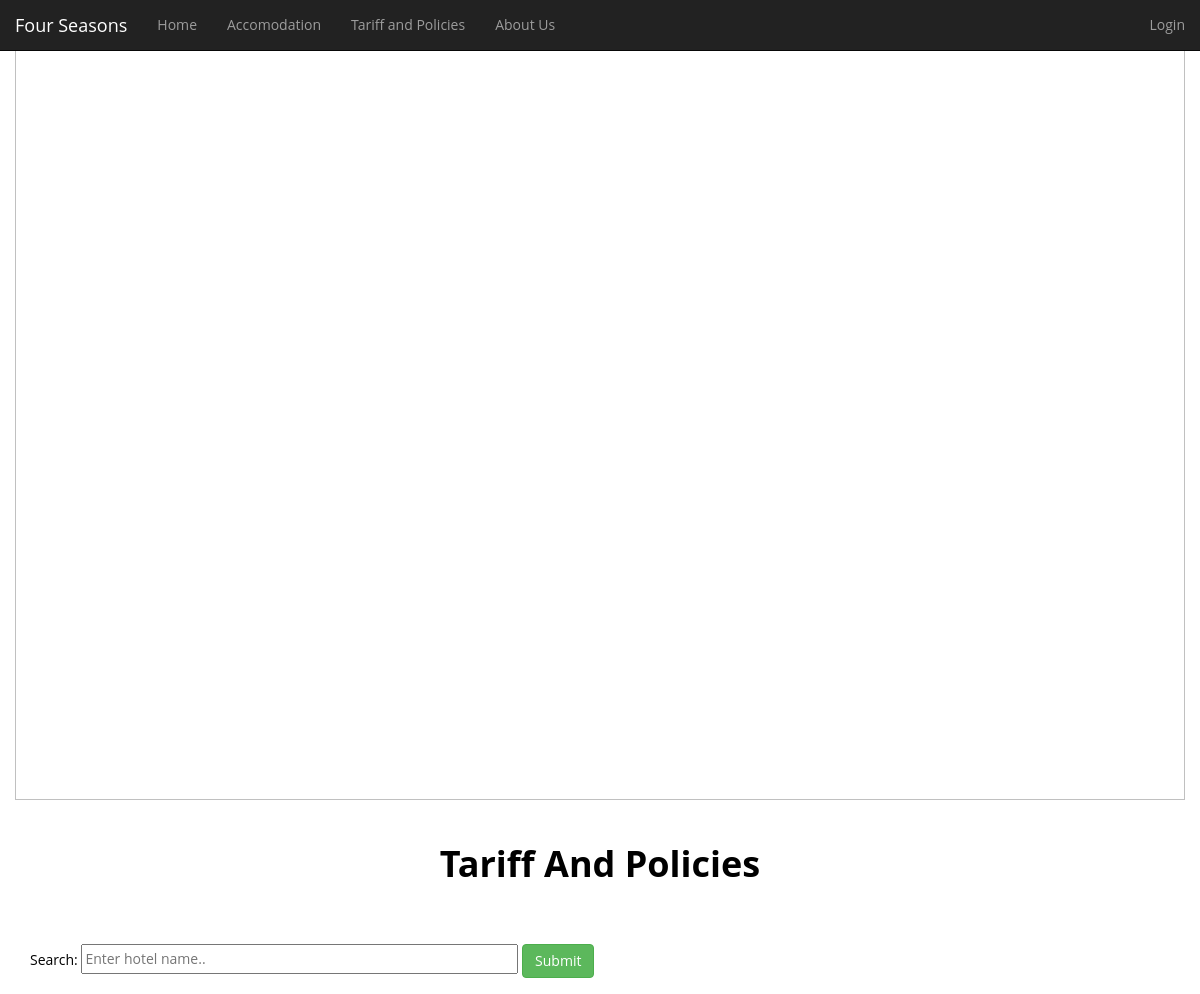
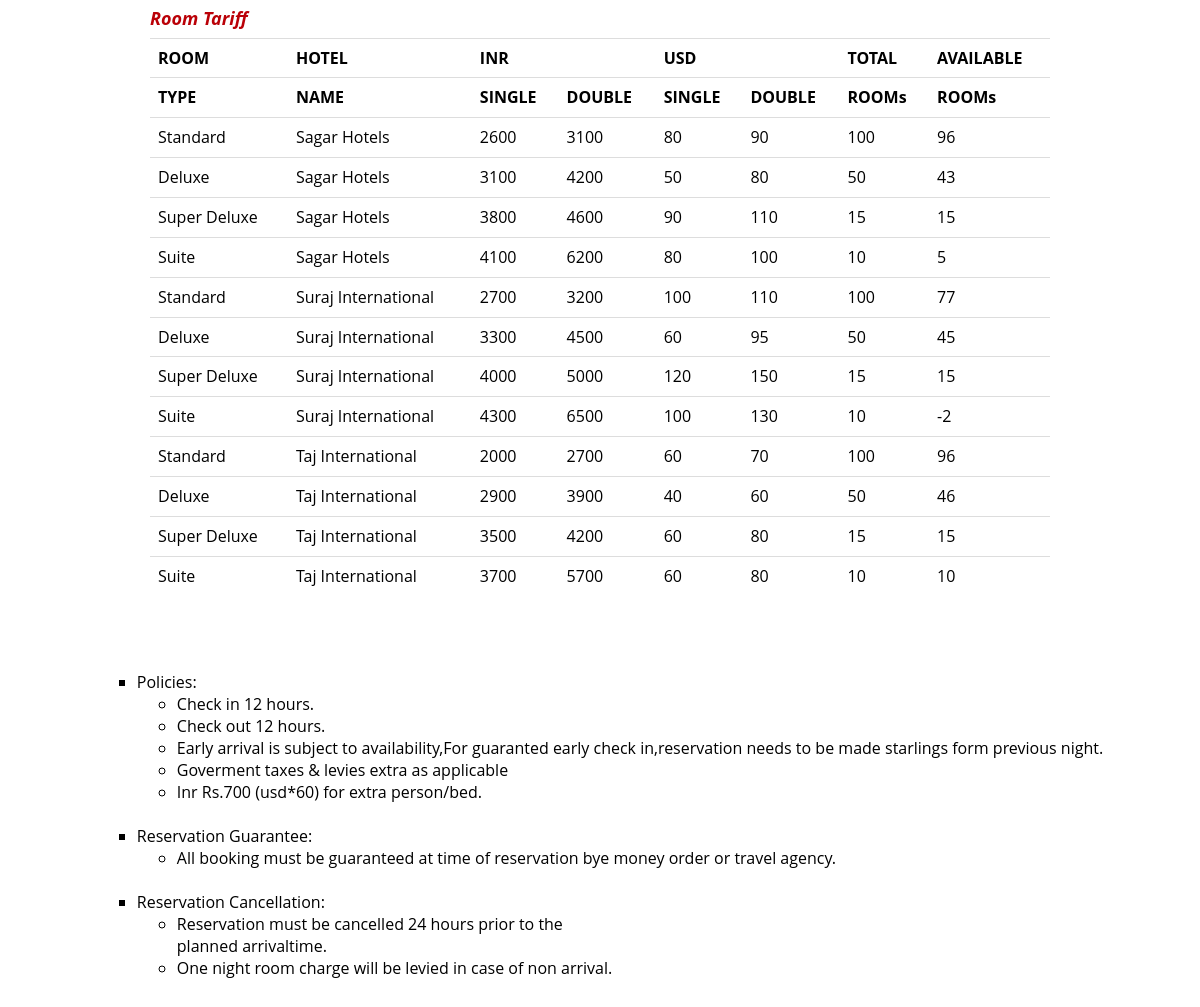
Page /tariff.php on the committed database (2 pictures, top to bottom).
### tables this page shows
CREATE TABLE `tariff` (
  `type` varchar(50) NOT NULL DEFAULT '',
  `inrsin` varchar(30) NOT NULL DEFAULT '0',
  `inrdbl` varchar(30) NOT NULL DEFAULT '0',
  `usdsin` varchar(30) NOT NULL DEFAULT '0',
  `usddbl` varchar(30) NOT NULL DEFAULT '0',
  `totroom` int(3) NOT NULL DEFAULT '0',
  `hotel_id` int(11) NOT NULL,
  `avroom` int(11) NOT NULL
);

CREATE TABLE `hotel` (
  `hotel_id` int(11) NOT NULL,
  `hotel_name` varchar(40) NOT NULL
);

### tariff.php (the view, shortened to what this page needs)
<html>
<head>
	<link href="css/bootstrap.min.css" rel="stylesheet">
	<link href="css/main.css" rel="stylesheet">
</head>
<body>
<?php
	include "index1.php";
?>
<div id = "heading">
	<h1>Tariff And Policies</h1>
</div>
<form action="tariff.php" method="post" class="container">
Search: <input type="text" name="term" placeholder="Enter hotel name.." size=50/>
<input type="submit" value="Submit" class="btn btn-success"/>
</form>
<?php
	include "connection.php";
	$term="";
    if($term=="")
        $qrysel="select * from tariff";
    else
        $qrysel="select * from tariff where hotel_id like (select hotel_id from hotel where hotel_name like '%".$term."%')";
    $rs=mysqli_query($con,$qrysel);
	echo "<center>";
	echo "<table class=table>";
	echo "<caption><font color='rgba(0,0,0,0.7)' size=4><b><i>Room Tariff</i></b></font></caption>";
	echo "<tr><th>ROOM</th><th>HOTEL</th><th colspan=2>INR</th><th colspan=2>USD</th><th>TOTAL</th><th>AVAILABLE</th></tr>";
	echo "<tr><th>TYPE</th><th>NAME</th><th>SINGLE</th><th>DOUBLE</th><th>SINGLE</th><th>DOUBLE</th><th>ROOMs</th><th>ROOMs</th></tr>";
	while($v=mysqli_fetch_array($rs))
	{
		echo "<tr>";
		echo "<td>".$v[0]."</td>";
        $qry="select hotel_name from hotel where hotel_id=$v[6]";
        $r=mysqli_query($con,$qry);
        $temp=mysqli_fetch_array($r);
        echo "<td>".$temp[0]."</td>";
		echo "<td>".$v[1]."</td>";
		echo "<td>".$v[2]."</td>";
		echo "<td>".$v[3]."</td>";
		echo "<td>".$v[4]."</td>";
		echo "<td>".$v[5]."</td>";
        echo "<td>".$v[7]."</td>";
		echo "</tr>";
	}
	echo "</table>";
?>
<br><br>
<center><table>
<tr>
	<td>
	<ul type=square>
		<li>Policies: </li>
		<ul>
			<li>Check in 12 hours.
				<li>Check out 12 hours.
				<li>Early arrival is subject to availability,For guaranted early check in,reservation needs to be made starlings form previous night.
				<li>Goverment taxes & levies extra as applicable
				<li>Inr Rs.700 (usd*60) for extra person/bed.
		</ul>
		<br>
		<li>Reservation Guarantee: </li>
			<ul>
				<li>All booking must be guaranteed at time of reservation bye money order or travel agency.
			</ul>
		<br>
		<li>Reservation Cancellation: </li>
		<ul>
			<li>Reservation must be cancelled 24 hours prior to the <br>planned arrivaltime.
			<li>One night room charge will be levied in case of non arrival.
		</ul>
	</ul>
</table>
<br />
</body>
</html>

### index1.php (shortened to what this page needs)
<html>
<head>
	<link href="css/bootstrap.min.css" rel="stylesheet">
	<link href="css/main.css" rel="stylesheet">
</head>
<body>
	<nav class="navbar navbar-inverse navbar-fixed-top">
	  <div class="container-fluid">
	    <div class="navbar-header">
	      <a class="navbar-brand" href="index.php">Four Seasons</a>
	    </div>
	    <div class="collapse navbar-collapse" id="bs-example-navbar-collapse-1">
	      <ul class="nav navbar-nav">
	        <li><a href=home.php>Home</a></li>
	        <li><a href=accommodation.php>Accomodation</a></li>
					<li><a href=tariff.php>Tariff and Policies</a></li>
					<li><a href=aboutus.php>About Us</a></li>
	      </ul>
				<ul class="nav navbar-nav navbar-right">
            <?php
                    if (isset($_SESSION['isUser']))
                    {
                        echo "<li><a href='logout.php'>Hello ".$_SESSION['username']."</a></b>";
                        echo "<li><a href='bookings.php'>Your Bookings</a></b>";
                    }
                    else
                    {
                        echo '<li><a href="Login.php">Login</a></b>';
                    }
            ?>
            </ul>
	    </div>
	  </div>
	</nav>
	<div class="container-fluid">
		<img width=100% height=100% src="image/image2.jpg">
	</div>
	<br />
</body>
</html>

### css/main.css (style rules this page uses)
body { font-family: 'Open Sans', sans-serif; font-size: 14px; line-height: 24px; color: rgb(0, 0, 0); background-color: #fff; }
#heading h1 { margin-top: 20px; margin-bottom: 60px; font-size: 36px; font-weight: 700; margin-left: 60px; margin-right: 60px; text-align: center; }
.table { width: 75%; }
td { padding-top: .5em; padding-bottom: .5em; }

### rows in the picture
tariff: type "Standard", hotel.hotel_name "Sagar Hotels", inrsin "2600", inrdbl "3100", usdsin "80", usddbl "90", totroom "100", avroom "96"
tariff: type "Deluxe", hotel.hotel_name "Sagar Hotels", inrsin "3100", inrdbl "4200", usdsin "50", usddbl "80", totroom "50", avroom "43"
tariff: type "Super Deluxe", hotel.hotel_name "Sagar Hotels", inrsin "3800", inrdbl "4600", usdsin "90", usddbl "110", totroom "15", avroom "15"
tariff: type "Suite", hotel.hotel_name "Sagar Hotels", inrsin "4100", inrdbl "6200", usdsin "80", usddbl "100", totroom "10", avroom "5"
tariff: type "Standard", hotel.hotel_name "Suraj International", inrsin "2700", inrdbl "3200", usdsin "100", usddbl "110", totroom "100", avroom "77"
tariff: type "Deluxe", hotel.hotel_name "Suraj International", inrsin "3300", inrdbl "4500", usdsin "60", usddbl "95", totroom "50", avroom "45"
tariff: type "Super Deluxe", hotel.hotel_name "Suraj International", inrsin "4000", inrdbl "5000", usdsin "120", usddbl "150", totroom "15", avroom "15"
tariff: type "Suite", hotel.hotel_name "Suraj International", inrsin "4300", inrdbl "6500", usdsin "100", usddbl "130", totroom "10", avroom "-2"
tariff: type "Standard", hotel.hotel_name "Taj International", inrsin "2000", inrdbl "2700", usdsin "60", usddbl "70", totroom "100", avroom "96"
tariff: type "Deluxe", hotel.hotel_name "Taj International", inrsin "2900", inrdbl "3900", usdsin "40", usddbl "60", totroom "50", avroom "46"
tariff: type "Super Deluxe", hotel.hotel_name "Taj International", inrsin "3500", inrdbl "4200", usdsin "60", usddbl "80", totroom "15", avroom "15"
tariff: type "Suite", hotel.hotel_name "Taj International", inrsin "3700", inrdbl "5700", usdsin "60", usddbl "80", totroom "10", avroom "10"
